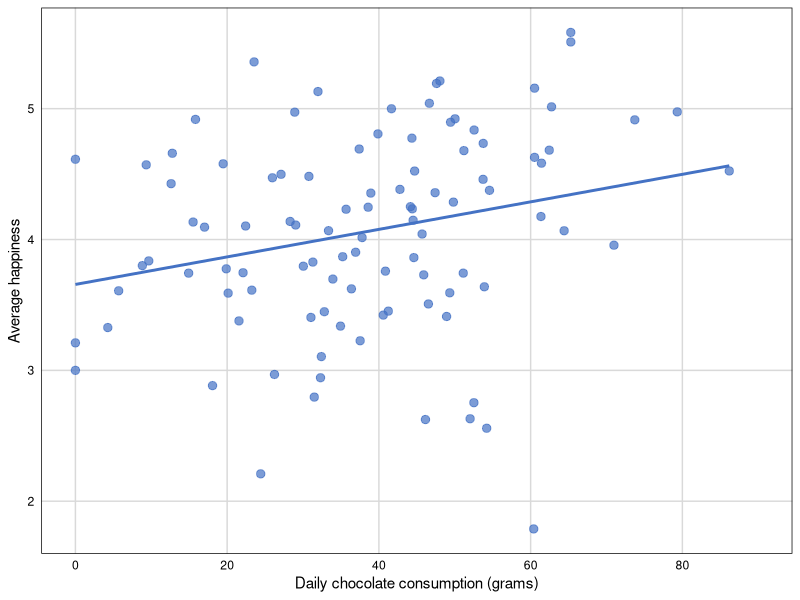

This chart was generated by the following R code:
## ---- chunk 1
#| label: fig-chocolate-happiness
#| fig-cap: "Relationship between average daily chocolate consumption and self-reported happiness ratings on the 1-7 scale (7=very happy). Each point represents one participant's average across the 7-day study period. *N* = 100, *r* = .31, *p* = .002. "
#| fig-width: 7
#| fig-height: 5
#| echo: false
#| warning: false

library(ggplot2)
library(MASS)

set.seed(123)
n <- 100

# Generate correlated data with r = 0.31
mu <- c(40, 4.0)
sigma_matrix <- matrix(c(
  400, 0.31 * 20 * 0.8,
  0.31 * 20 * 0.8, 0.64
), nrow = 2)

data <- mvrnorm(n = n, mu = mu, Sigma = sigma_matrix)
df <- data.frame(
  chocolate = pmax(0, pmin(90, data[,1])),
  happiness = pmax(1, pmin(7, data[,2]))
)

ggplot(df, aes(x = chocolate, y = happiness)) +
  geom_point(color = "#4472C4", size = 2.5, alpha = 0.7) +
  geom_smooth(method = "lm", se = FALSE, color = "#4472C4", linewidth = 1) +
  scale_x_continuous(limits = c(0, 90), breaks = seq(0, 90, 20)) +
  scale_y_continuous( breaks = 1:7) +
  labs(
    x = "Daily chocolate consumption (grams)",
    y = "Average happiness"
  ) +
  theme_minimal(base_size = 11) +
  theme(
    panel.grid.major = element_line(color = "grey85"),
    panel.grid.minor = element_blank(),
    panel.border = element_rect(color = "black", fill = NA, linewidth = 0.5),
    axis.text = element_text(color = "black"),
    axis.title = element_text(color = "black")
  )
